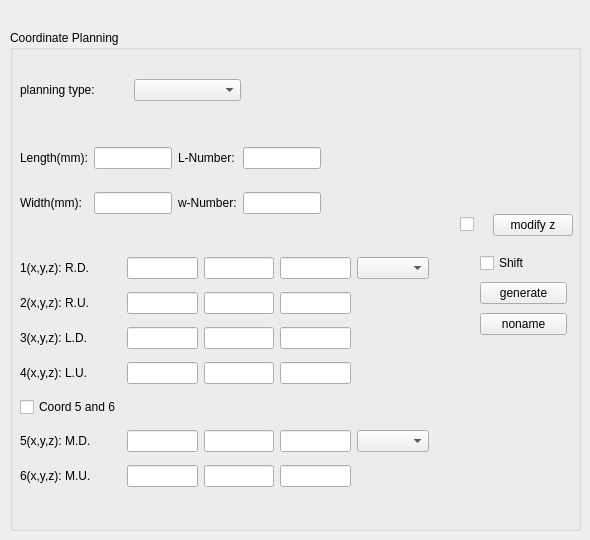
   <widget class="QWidget" name="Planning">
    <attribute name="title">
     <string>Planning</string>
    </attribute>
    <widget class="QGroupBox" name="groupBox_14">
     <property name="geometry">
      <rect>
       <x>10</x>
       <y>30</y>
       <width>571</width>
       <height>501</height>
      </rect>
     </property>
     <property name="title">
      <string>Coordinate Planning</string>
     </property>
     <widget class="QWidget" name="gridLayoutWidget_6">
      <property name="geometry">
       <rect>
        <x>10</x>
        <y>220</y>
        <width>409</width>
        <height>250</height>
       </rect>
      </property>
      <layout class="QGridLayout" name="gridLayout_30">
       <item row="6" column="1">
        <widget class="QLabel" name="label_51">
         <property name="text">
          <string>6(x,y,z): M.U.</string>
         </property>
        </widget>
       </item>
       <item row="6" column="3">
        <widget class="QLineEdit" name="lineEdit_6y"/>
       </item>
       <item row="5" column="1">
        <widget class="QLabel" name="label_24">
         <property name="text">
          <string>5(x,y,z): M.D.</string>
         </property>
        </widget>
       </item>
       <item row="6" column="4">
        <widget class="QLineEdit" name="lineEdit_6z"/>
       </item>
       <item row="0" column="1">
        <widget class="QLabel" name="label_39">
         <property name="layoutDirection">
          <enum>Qt::LeftToRight</enum>
         </property>
         <property name="text">
          <string>1(x,y,z): R.D.</string>
         </property>
        </widget>
       </item>
       <item row="0" column="2">
        <widget class="QLineEdit" name="lineEdit_1x"/>
       </item>
       <item row="0" column="3">
        <widget class="QLineEdit" name="lineEdit_1y"/>
       </item>
       <item row="2" column="1">
        <widget class="QLabel" name="label_41">
         <property name="text">
          <string>3(x,y,z): L.D.</string>
         </property>
        </widget>
       </item>
       <item row="1" column="1">
        <widget class="QLabel" name="label_40">
         <property name="text">
          <string>2(x,y,z): R.U.</string>
         </property>
        </widget>
       </item>
       <item row="0" column="4">
        <widget class="QLineEdit" name="lineEdit_1z"/>
       </item>
       <item row="1" column="2">
        <widget class="QLineEdit" name="lineEdit_2x"/>
       </item>
       <item row="1" column="3">
        <widget class="QLineEdit" name="lineEdit_2y"/>
       </item>
       <item row="1" column="4">
        <widget class="QLineEdit" name="lineEdit_2z"/>
       </item>
       <item row="2" column="2">
        <widget class="QLineEdit" name="lineEdit_3x"/>
       </item>
       <item row="2" column="3">
        <widget class="QLineEdit" name="lineEdit_3y"/>
       </item>
       <item row="2" column="4">
        <widget class="QLineEdit" name="lineEdit_3z"/>
       </item>
       <item row="3" column="1">
        <widget class="QLabel" name="label_23">
         <property name="text">
          <string>4(x,y,z): L.U.</string>
         </property>
        </widget>
       </item>
       <item row="3" column="2">
        <widget class="QLineEdit" name="lineEdit_4x"/>
       </item>
       <item row="3" column="3">
        <widget class="QLineEdit" name="lineEdit_4y"/>
       </item>
       <item row="3" column="4">
        <widget class="QLineEdit" name="lineEdit_4z"/>
       </item>
       <item row="5" column="3">
        <widget class="QLineEdit" name="lineEdit_5y"/>
       </item>
       <item row="6" column="2">
        <widget class="QLineEdit" name="lineEdit_6x"/>
       </item>
       <item row="5" column="2">
        <widget class="QLineEdit" name="lineEdit_5x"/>
       </item>
       <item row="5" column="4">
        <widget class="QLineEdit" name="lineEdit_5z"/>
       </item>
       <item row="4" column="1">
        <widget class="QCheckBox" name="checkBox_coord5and6">
         <property name="layoutDirection">
          <enum>Qt::LeftToRight</enum>
         </property>
         <property name="autoFillBackground">
          <bool>false</bool>
         </property>
         <property name="text">
          <string>Coord 5 and 6</string>
         </property>
        </widget>
       </item>
       <item row="0" column="5">
        <widget class="QComboBox" name="comboBox_row"/>
       </item>
       <item row="5" column="5">
        <widget class="QComboBox" name="comboBox_column"/>
       </item>
      </layout>
     </widget>
     <widget class="QWidget" name="gridLayoutWidget_7">
      <property name="geometry">
       <rect>
        <x>10</x>
        <y>100</y>
        <width>301</width>
        <height>101</height>
       </rect>
      </property>
      <layout class="QGridLayout" name="gridLayout_31">
       <item row="0" column="1">
        <widget class="QLineEdit" name="lineEdit_tray_length"/>
       </item>
       <item row="0" column="0">
        <widget class="QLabel" name="label_42">
         <property name="text">
          <string>Length(mm):</string>
         </property>
        </widget>
       </item>
       <item row="1" column="0">
        <widget class="QLabel" name="label_43">
         <property name="text">
          <string>Width(mm):</string>
         </property>
        </widget>
       </item>
       <item row="1" column="1">
        <widget class="QLineEdit" name="lineEdit_tray_width"/>
       </item>
       <item row="0" column="2">
        <widget class="QLabel" name="label_44">
         <property name="text">
          <string>L-Number:</string>
         </property>
        </widget>
       </item>
       <item row="0" column="3">
        <widget class="QLineEdit" name="lineEdit_numberL"/>
       </item>
       <item row="1" column="2">
        <widget class="QLabel" name="label_46">
         <property name="text">
          <string>w-Number:</string>
         </property>
        </widget>
       </item>
       <item row="1" column="3">
        <widget class="QLineEdit" name="lineEdit_numberW"/>
       </item>
      </layout>
     </widget>
     <widget class="QWidget" name="gridLayoutWidget_8">
      <property name="geometry">
       <rect>
        <x>10</x>
        <y>40</y>
        <width>221</width>
        <height>41</height>
       </rect>
      </property>
      <layout class="QGridLayout" name="gridLayout_32">
       <item row="0" column="0">
        <widget class="QLabel" name="label_45">
         <property name="text">
          <string>planning type:</string>
         </property>
        </widget>
       </item>
       <item row="0" column="1">
        <widget class="QComboBox" name="comboBox_coordinate_type"/>
       </item>
      </layout>
     </widget>
     <widget class="QWidget" name="gridLayoutWidget_9">
      <property name="geometry">
       <rect>
        <x>450</x>
        <y>180</y>
        <width>113</width>
        <height>31</height>
       </rect>
      </property>
      <layout class="QGridLayout" name="gridLayout_33">
       <item row="0" column="0">
        <widget class="QCheckBox" name="checkBox_modify_zvec">
         <property name="text">
          <string/>
         </property>
        </widget>
       </item>
       <item row="0" column="1">
        <widget class="QPushButton" name="pushButton_modify_zvec">
         <property name="text">
          <string>modify z</string>
         </property>
        </widget>
       </item>
      </layout>
     </widget>
     <widget class="QWidget" name="gridLayoutWidget_15">
      <property name="geometry">
       <rect>
        <x>470</x>
        <y>220</y>
        <width>87</width>
        <height>90</height>
       </rect>
      </property>
      <layout class="QGridLayout" name="gridLayout_39">
       <item row="1" column="0">
        <widget class="QPushButton" name="pushButton_generate">
         <property name="text">
          <string>generate</string>
         </property>
        </widget>
       </item>
       <item row="0" column="0">
        <widget class="QCheckBox" name="checkBox_shift">
         <property name="text">
          <string>Shift</string>
         </property>
        </widget>
       </item>
       <item row="2" column="0">
        <widget class="QPushButton" name="pushButton_36">
         <property name="text">
          <string>noname</string>
         </property>
        </widget>
       </item>
      </layout>
     </widget>
    </widget>
   </widget>
